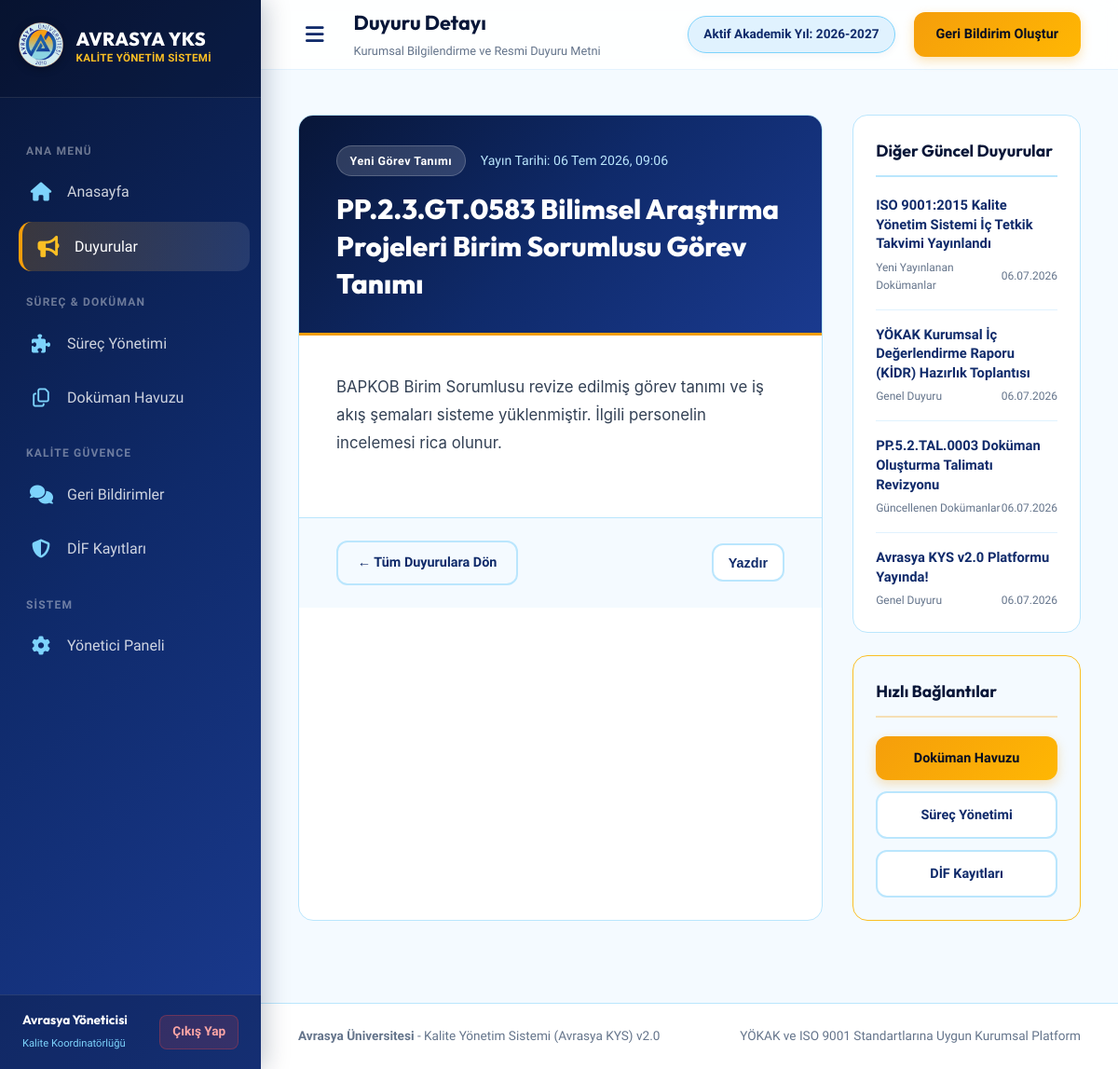
The page /announcements/2/ on the database its author committed.
### core/models.py (models this page shows, shortened)
class Announcement(models.Model):
    CATEGORY_CHOICES = [
        ('görev', 'Yeni Görev Tanımı'),
        ('doküman', 'Güncellenen Dokümanlar'),
        ('yeni_doküman', 'Yeni Yayınlanan Dokümanlar'),
        ('genel', 'Genel Duyuru'),
    ]
    title = models.CharField(max_length=255, verbose_name="Duyuru Başlığı")
    content = models.TextField(verbose_name="Duyuru İçeriği")
    category = models.CharField(max_length=50, choices=CATEGORY_CHOICES, default='genel', verbose_name="Kategori")
    created_at = models.DateTimeField(auto_now_add=True, verbose_name="Yayın Tarihi")
    link = models.CharField(max_length=255, blank=True, null=True, verbose_name="İlgili Bağlantı")
    class Meta:
        verbose_name = "Duyuru"
        verbose_name_plural = "Duyurular"
        ordering = ['-created_at']

### core/views.py (the view)
# urls.py: path('announcements/<int:pk>/', views.announcement_detail_view, name='announcement_detail'),
def announcement_detail_view(request, pk):
    announcement = get_object_or_404(Announcement, pk=pk)
    recent_announcements = Announcement.objects.exclude(pk=pk)[:5]
    context = {
        'announcement': announcement,
        'recent_announcements': recent_announcements,
    }
    return render(request, 'core/announcement_detail.html', context)

### templates/core/announcement_detail.html (shortened to what this page needs)
{% extends "base.html" %}
{% load static %}
{% block page_title %}Duyuru Detayı{% endblock %}
{% block page_subtitle %}Kurumsal Bilgilendirme ve Resmi Duyuru Metni{% endblock %}
{% block content %}
<div class="detail-container">
    <div class="main-article-card">
        <div class="article-top-bar">
            <div class="article-meta">
                <span class="article-badge">{{ announcement.get_category_display }}</span>
                <span class="article-date">Yayın Tarihi: {{ announcement.created_at|date:"d M Y, H:i" }}</span>
            </div>
            <h1 class="article-title">{{ announcement.title }}</h1>
        </div>
        <div class="article-content">
            {{ announcement.content|linebreaks }}
        </div>
        <div class="article-footer-actions">
            <a href="{% url 'announcement_list' %}" class="btn btn-outline" style="padding: 0.65rem 1.3rem;">
                <span>&larr; Tüm Duyurulara Dön</span>
            </a>
            <div style="display: flex; gap: 0.75rem;">
                <button onclick="window.print()" class="btn btn-outline" style="padding: 0.65rem 1rem; background: #ffffff;">
                    <span>Yazdır</span>
                </button>
            </div>
        </div>
    </div>
    <div class="sidebar-section">
        <div class="sidebar-card">
            <h4>Diğer Güncel Duyurular</h4>
            <div class="recent-list">
                {% if recent_announcements %}
                    {% for rec in recent_announcements %}
                    <div class="recent-item">
                        <a href="{% url 'announcement_detail' rec.id %}">{{ rec.title }}</a>
                        <div class="recent-meta">
                            <span>{{ rec.get_category_display }}</span>
                            <span>{{ rec.created_at|date:"d.m.Y" }}</span>
                        </div>
                    </div>
                    {% endfor %}
                {% else %}
                    <p style="color: var(--text-muted); font-size: 0.88rem; margin: 0;">Başka güncel duyuru bulunmamaktadır.</p>
                {% endif %}
            </div>
        </div>
        <div class="sidebar-card" style="background: var(--ice-50); border-color: var(--gold-400);">
            <h4 style="border-color: rgba(245, 158, 11, 0.3);">Hızlı Bağlantılar</h4>
            <ul style="display: flex; flex-direction: column; gap: 0.75rem; margin: 0; padding: 0; list-style: none;">
                <li>
                    <a href="{% url 'document_list' %}" class="btn btn-gold" style="width: 100%; justify-content: center; text-align: center;">
                        Doküman Havuzu
                    </a>
                </li>
                <li>
                    <a href="{% url 'process_list' %}" class="btn btn-outline" style="width: 100%; justify-content: center; text-align: center; background: #ffffff;">
                        Süreç Yönetimi
                    </a>
                </li>
                <li>
                    <a href="{% url 'dif_list' %}" class="btn btn-outline" style="width: 100%; justify-content: center; text-align: center; background: #ffffff;">
                        DİF Kayıtları
                    </a>
                </li>
            </ul>
        </div>
    </div>
</div>
{% endblock %}

### static/css/style.css (style rules this page uses)
:root { --navy-950: #050d21; --navy-900: #081638; --navy-800: #0f2a6a; --navy-700: #1a3a8f; --navy-600: #254ebb; --gold-400: #fbbf24; --gold-500: #f59e0b; --gold-600: #d97706; --ice-50: #f4faff; --ice-100: #e0f2fe; --ice-200: #bae6fd; --ice-300: #7dd3fc; --text-main: #0f172a; --text-muted: #64748b; --text-light: #94a3b8; --bg-main: var(--ice-50); --bg-card: rgba(255, 255, 255, 0.9); --navy-gradient: linear-gradient(135deg, #081638 0%, #0f2a6a 50%, #1a3a8f 100%); --gold-gradient: linear-gradient(135deg, #f59e0b 0%, #ffb703 100%); --card-gradient: linear-gradient(145deg, rgba(255,255,255,0.95) 0%, rgba(240,249,255,0.85) 100%); --glass-bg: rgba(255, 255, 255, 0.85); --glass-border: rgba(224, 242, 254, 0.9); --glass-shadow: 0 10px 30px -5px rgba(15, 42, 106, 0.08), 0 4px 10px -5px rgba(15, 42, 106, 0.04); --hover-shadow: 0 20px 40px -10px rgba(15, 42, 106, 0.15), 0 0 15px rgba(245, 158, 11, 0.2); --radius-sm: 8px; --radius-md: 14px; --radius-lg: 20px; --radius-xl: 28px; --transition: all 0.3s cubic-bezier(0.4, 0, 0.2, 1); }
* { margin: 0; padding: 0; box-sizing: border-box; }
body { font-family: 'Plus Jakarta Sans', 'Outfit', sans-serif; background-color: var(--bg-main); color: var(--text-main); line-height: 1.6; overflow-x: hidden; }
h1, h2, h3, h4, h5, h6 { font-family: 'Outfit', sans-serif; font-weight: 700; color: var(--navy-900); }
a { text-decoration: none; color: inherit; transition: var(--transition); }
ul { list-style: none; }
.btn { display: inline-flex; align-items: center; gap: 0.5rem; padding: 0.75rem 1.5rem; border-radius: 12px; font-weight: 600; font-size: 0.9rem; cursor: pointer; transition: var(--transition); border: none; outline: none; }
.btn-gold { background: var(--gold-gradient); color: var(--navy-950); font-weight: 700; box-shadow: 0 4px 12px rgba(245, 158, 11, 0.3); }
.btn-outline { background: transparent; border: 2px solid var(--ice-200); color: var(--navy-800); }

### templates/core/announcement_detail.html (style rules this page uses)
.detail-container { max-width: 1200px; margin: 0 auto; padding: 0.5rem 0 3rem 0; display: grid; grid-template-columns: 2.3fr 1fr; gap: 2rem; }
.main-article-card { background: #ffffff; border-radius: 16px; border: 1px solid var(--ice-200); box-shadow: var(--shadow-md); overflow: hidden; position: relative; }
.article-top-bar { background: var(--navy-gradient); padding: 2rem 2.5rem; color: #ffffff; border-bottom: 3px solid var(--gold-500); }
.article-meta { display: flex; align-items: center; gap: 1rem; flex-wrap: wrap; margin-bottom: 1rem; }
.article-badge { background: rgba(255, 255, 255, 0.15); color: var(--gold-300); padding: 0.35rem 0.85rem; border-radius: 20px; font-size: 0.78rem; font-weight: 700; letter-spacing: 0.5px; border: 1px solid rgba(255, 255, 255, 0.2); }
.article-date { color: var(--ice-200); font-size: 0.88rem; }
.article-title { font-size: 1.85rem; font-weight: 800; color: #ffffff; margin: 0; line-height: 1.35; font-family: 'Outfit', sans-serif; }
.article-content { padding: 2.5rem; color: #334155; font-size: 1.05rem; line-height: 1.8; font-family: 'Inter', sans-serif; }
.article-content p { margin-bottom: 1.5rem; }
.article-footer-actions { padding: 1.5rem 2.5rem; background: var(--ice-50); border-top: 1px solid var(--ice-200); display: flex; align-items: center; justify-content: space-between; flex-wrap: wrap; gap: 1rem; }
.sidebar-section { display: flex; flex-direction: column; gap: 1.5rem; }
.sidebar-card { background: #ffffff; border-radius: 16px; border: 1px solid var(--ice-200); padding: 1.5rem; box-shadow: var(--shadow-sm); }
.sidebar-card h4 { font-size: 1.1rem; font-weight: 700; color: var(--navy-900); margin: 0 0 1.25rem 0; padding-bottom: 0.75rem; border-bottom: 2px solid var(--ice-200); font-family: 'Outfit', sans-serif; }
.recent-list { display: flex; flex-direction: column; gap: 1rem; }
.recent-item { display: flex; flex-direction: column; gap: 0.35rem; padding-bottom: 1rem; border-bottom: 1px solid var(--ice-100); }
.recent-item:last-child { border-bottom: none; padding-bottom: 0; }
.recent-item a { color: var(--navy-800); font-weight: 600; font-size: 0.92rem; text-decoration: none; line-height: 1.4; transition: color 0.2s ease; }
.recent-meta { font-size: 0.75rem; color: var(--text-muted); display: flex; align-items: center; justify-content: space-between; }

### rows shown on the page
Announcement: category "Yeni Görev Tanımı", created_at "06 Tem 2026, 09:06", title "PP.2.3.GT.0583 Bilimsel Araştırma Projeleri Birim Sorumlusu Görev Tanımı", content "BAPKOB Birim Sorumlusu revize edilmiş görev tanımı ve iş akış şemaları sisteme yüklenmiştir. İlgili personelin incelemesi rica olunur."
Announcement: title "ISO 9001:2015 Kalite Yönetim Sistemi İç Tetkik Takvimi Yayınlandı", category "Yeni Yayınlanan Dokümanlar", created_at "06.07.2026"
Announcement: title "YÖKAK Kurumsal İç Değerlendirme Raporu (KİDR) Hazırlık Toplantısı", category "Genel Duyuru", created_at "06.07.2026"
Announcement: title "PP.5.2.TAL.0003 Doküman Oluşturma Talimatı Revizyonu", category "Güncellenen Dokümanlar", created_at "06.07.2026"
Announcement: title "Avrasya KYS v2.0 Platformu Yayında!", category "Genel Duyuru", created_at "06.07.2026"
